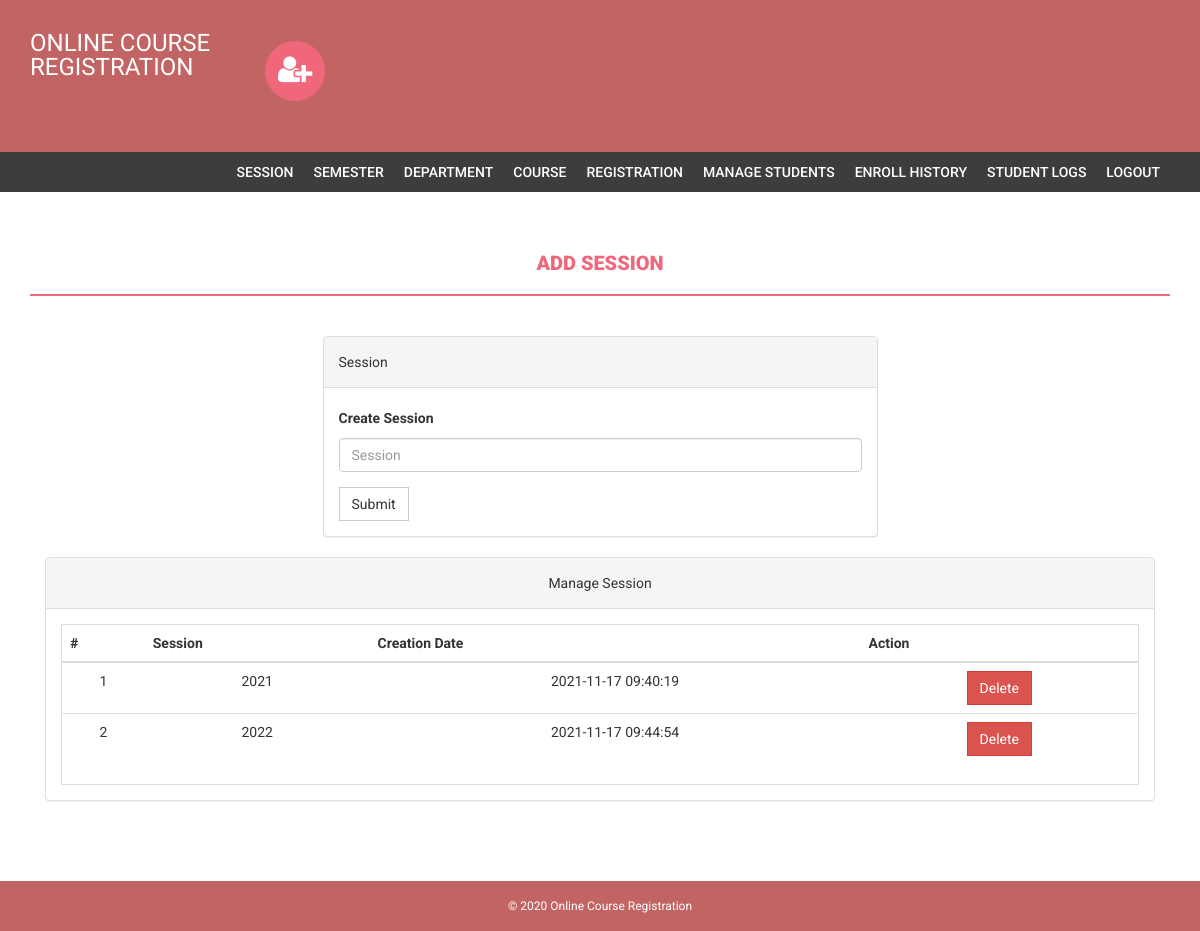
Page /admin/session.php (signed in) on the committed database.
### tables this page shows
CREATE TABLE `session` (
  `id` int(11) NOT NULL,
  `session` varchar(255) NOT NULL,
  `creationDate` timestamp NOT NULL DEFAULT current_timestamp()
);

### admin/session.php (the view, shortened to what this page needs)
<?php
if(strlen($_SESSION['alogin'])==0)
    {
header('location:index.php');
}
else{
?>
<!DOCTYPE html>
<html xmlns="http://www.w3.org/1999/xhtml">
<head>
    <link href="assets/css/bootstrap.css" rel="stylesheet" />
    <link href="assets/css/font-awesome.css" rel="stylesheet" />
    <link href="assets/css/style.css" rel="stylesheet" />
</head>
<body>
<?php include('includes/header.php');?>
<?php if($_SESSION['alogin']!="")
{
 include('includes/menubar.php');
}
 ?>
    <div class="content-wrapper">
        <div class="container">
              <div class="row">
                    <div class="col-md-12">
                        <h1 class="page-head-line">Add session  </h1>
                    </div>
                </div>
                <div class="row" >
                  <div class="col-md-3"></div>
                    <div class="col-md-6">
                        <div class="panel panel-default">
                        <div class="panel-heading">
                           Session
                        </div>
                        <div class="panel-body">
                       <form name="session" method="post">
   <div class="form-group">
    <label for="session">Create Session </label>
    <input type="text" class="form-control" id="sesssion" name="sesssion" placeholder="Session" />
  </div>
 <button type="submit" name="submit" class="btn btn-default">Submit</button>
</form>
                            </div>
                            </div>
                    </div>
                </div>
                <div class="col-md-12">
                    <div class="panel panel-default">
                        <div class="panel-heading">
                            Manage Session
                        </div>
                        <div class="panel-body">
                            <div class="table-responsive table-bordered">
                                <table class="table">
                                    <thead>
                                        <tr>
                                            <th>#</th>
                                            <th>Session</th>
                                            <th>Creation Date</th>
                                            <th>Action</th>
                                        </tr>
                                    </thead>
                                    <tbody>
<?php
$sql=mysqli_query($bd, "select * from session");
$cnt=1;
while($row=mysqli_fetch_array($sql))
{
?>
                                        <tr>
                                            <td><?php echo $cnt;?></td>
                                            <td><?php echo htmlentities($row['session']);?></td>
                                            <td><?php echo htmlentities($row['creationDate']);?></td>
                                            <td>
  <a href="session.php?id=<?php echo $row['id']?>&del=delete" onClick="return confirm('Are you sure you want to delete?')">
                                            <button class="btn btn-danger">Delete</button>
</a>
                                            </td>
                                        </tr>
<?php
$cnt++;
} ?>
                                    </tbody>
                                </table>
                            </div>
                        </div>
                    </div>
                </div>
            </div>
        </div>
  <?php include('includes/footer.php');?>
</body>
</html>
<?php } ?>

### admin/assets/css/style.css (style rules this page uses)
body { font-family: 'Roboto', sans-serif; line-height: 30px; }
.content-wrapper { margin-top: 40px; min-height: 600px; padding-bottom: 60px; }
.page-head-line { font-weight: 900; padding-bottom: 20px; border-bottom: 2px solid #F0677C; text-transform: uppercase; color: #F0677C; font-size: 20px; margin-bottom: 40px; }
.btn { border-radius: 0px; -webkit-border-radius: 0px; -moz-border-radius: 0px; }

### admin/includes/footer.php (style rules this page uses)
.col-md-12 { text-align: center; }

### rows in the picture
session: session "2021", creationDate "2021-11-17 09:40:19"
session: session "2022", creationDate "2021-11-17 09:44:54"
